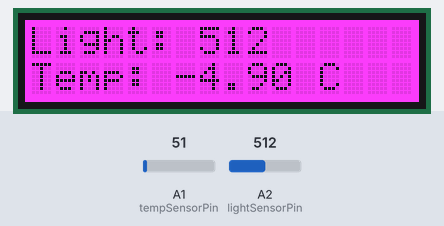
Simulated run of this sketch. Board: Arduino Uno, built with avr-gcc and run on an emulated ATmega328P. On the bench: 16×2 character LCD. The inputs (shaded band) are chosen by the test bench; at power-on: A1 (tempSensorPin) = 51, A2 (lightSensorPin) = 512. What the sketch prints to the serial monitor is not drawn.

Above: at 3.2 s.
3.3 s: A1 (tempSensorPin) set to 92
At 4.8 s:
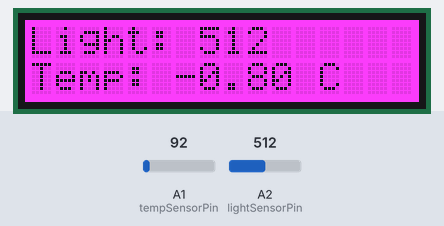
5.1 s: A1 (tempSensorPin) set to 111
At 6.4 s:
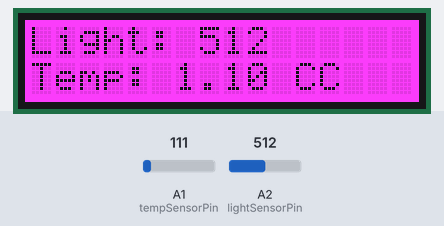
6.7 s: A2 (lightSensorPin) set to 716
At 7.8 s:
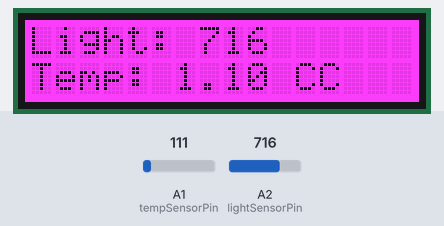
8.3 s: A2 (lightSensorPin) set to 900
At 9.1 s:
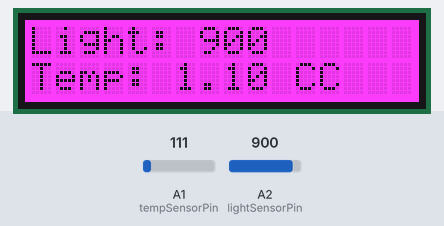
9.8 s: A1 (tempSensorPin) set to 86
At 10.5 s:
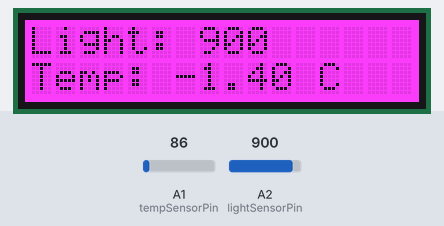
11.4 s: A2 (lightSensorPin) set to 1023
At 11.9 s:
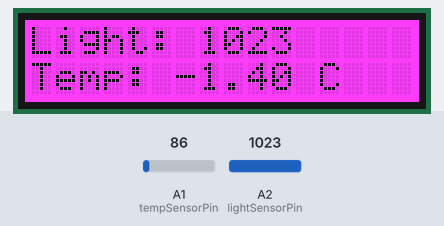
Timing chart, 0 to 14.0 s (numbered marks = the images above; inputs shaded):
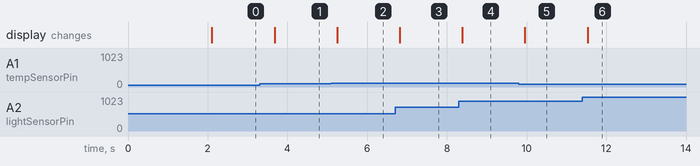

The sketch:

sensors.ino
```cpp
#include <Wire.h>
#include "rgb_lcd.h"

// Initialize the RGB LCD
rgb_lcd lcd;

// Pin definitions
const int lightSensorPin = A2;
const int tempSensorPin = A1;

// Room identifier (unique per Arduino)
const char *room = "room1"; // Update this for each Arduino

void setup()
{
    // Initialize the LCD
    lcd.begin(16, 2);
    lcd.setRGB(255, 0, 255);

    Serial.begin(9600);
    // Print a welcome message
    lcd.print("Initializing...");
    delay(2000);
    lcd.clear();
}

void loop()
{
    int light = analogRead(lightSensorPin);

    // Read temperature (convert to Celsius)
    float temperature = analogRead(tempSensorPin) / 10.0 - 10.0;

    // Send data over Serial in JSON format, including the room identifier
    Serial.print("{\"room\":\"");
    Serial.print(room);
    Serial.print("\",\"temp\":");
    Serial.print(temperature);
    Serial.print(",\"light\":");
    Serial.print(light);
    Serial.println("}");

    // Display data on the LCD
    lcd.setCursor(0, 0);
    lcd.print("Light: ");
    lcd.print(light);

    lcd.setCursor(0, 1);
    lcd.print("Temp: ");
    lcd.print(temperature);
    lcd.print(" C");

    delay(500); // Update every 500ms
}
```

Measured:
- the behaviour switches between 99 and 100 on A1 (tempSensorPin) (found by bisection; images 1 and 2)
- after the input at 3.3 s, the display: changes after 0.38 s (image 1)
- after the input at 5.1 s, the display: changes after 0.15 s (image 2)
- after the input at 6.7 s, the display: changes after 0.12 s (image 3)
- after the input at 8.3 s, the display: changes after 0.09 s (image 4)
- after the input at 9.8 s, the display: changes after 0.16 s (image 5)
- after the input at 11.4 s, the display: changes after 0.13 s (image 6)
